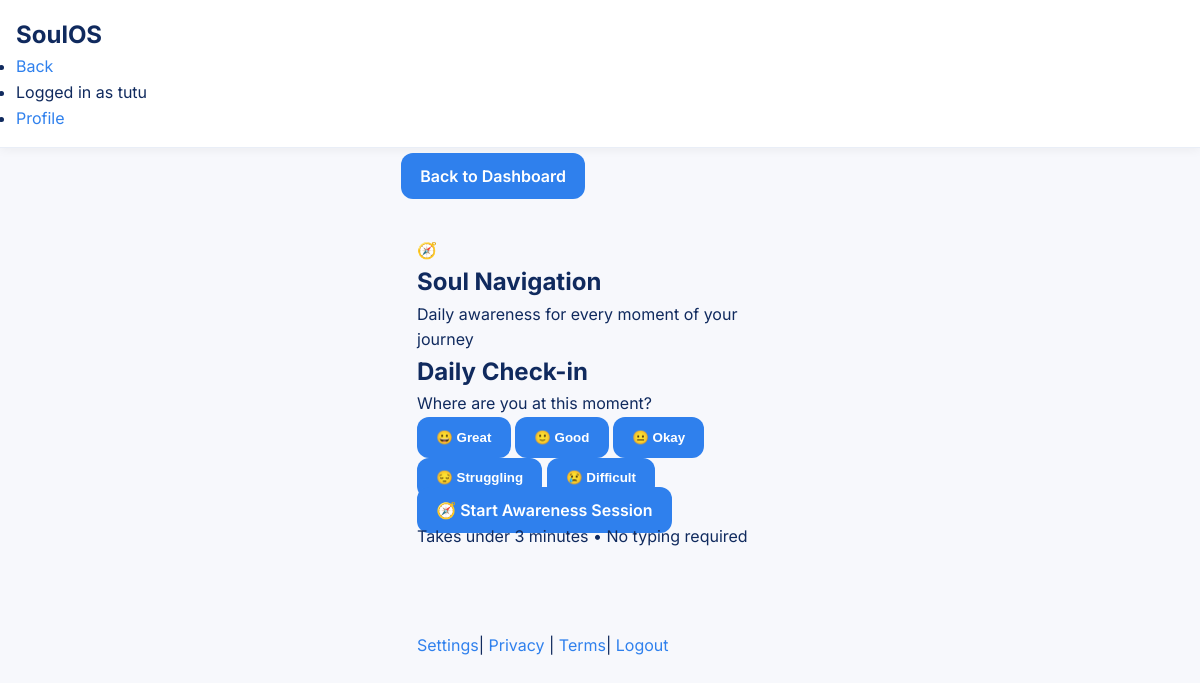
Before: /soul-navigation/ (signed in) with the older database file.
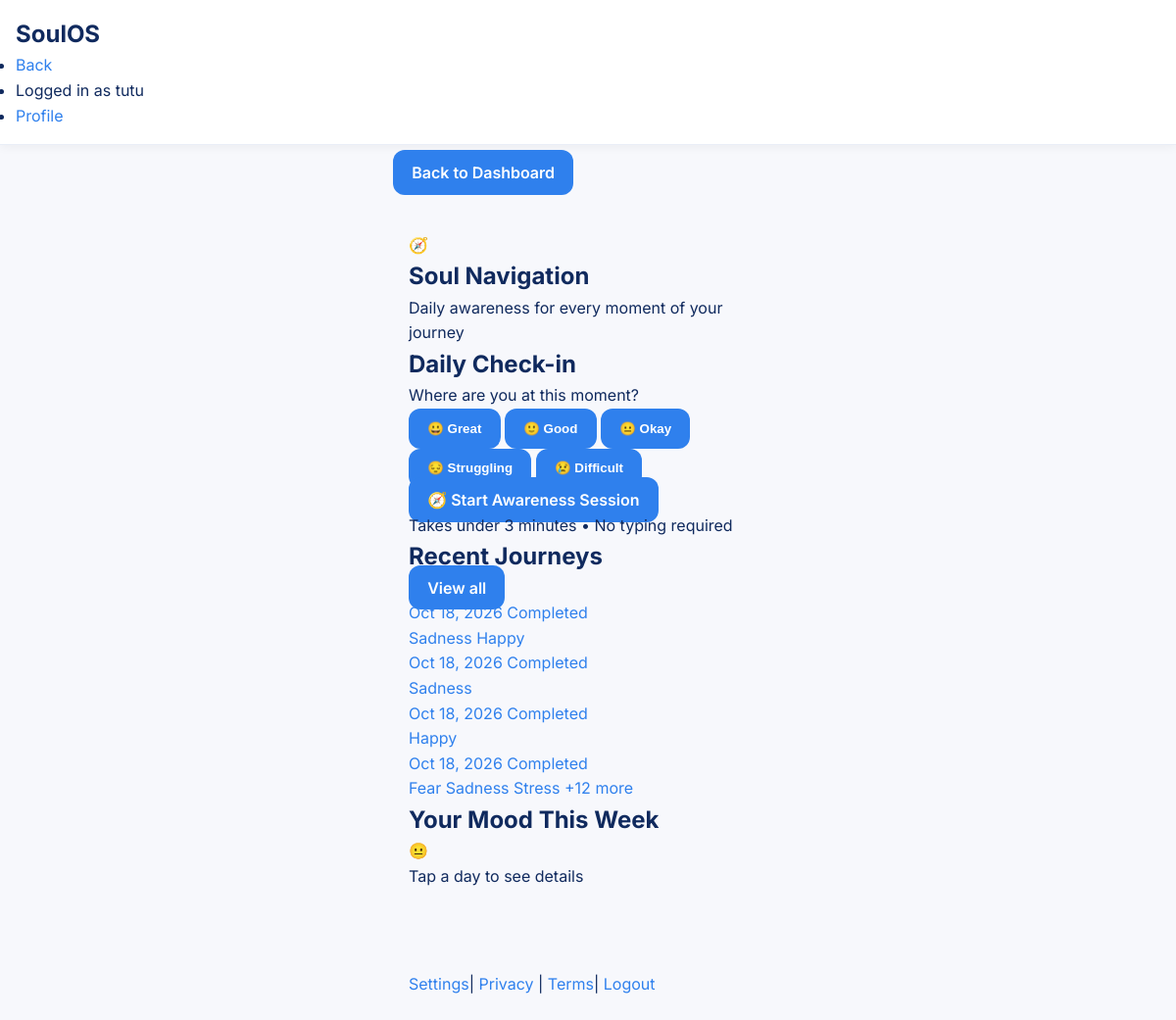
After: the same page with the newer database file.
### soul_navigation/models.py (models this page shows, shortened)
class NavigationSession(models.Model):
    user = models.ForeignKey(
        User, on_delete=models.CASCADE, related_name="navigation_sessions"
    )
    created_at = models.DateTimeField(auto_now_add=True)
    updated_at = models.DateTimeField(auto_now=True)
    completed = models.BooleanField(default=False)
    observed_issues = models.JSONField(
        default=list, blank=True
    )  # List of selected issues
    observed_other = models.TextField(blank=True, default="")
    intensity = models.CharField(
        max_length=20,
        choices=[
            ("mild", "Mild"),
            ("moderate", "Moderate"),
            ("strong", "Strong"),
            ("intense", "Intense"),
            ("very_intense", "Very Intense"),
        ],
        blank=True,
        default="",
    )
    influences = models.JSONField(
        default=list, blank=True
    )  # List of selected influences
    influences_other = models.TextField(blank=True, default="")
    thoughts = models.JSONField(default=list, blank=True)  # List of selected thoughts
    thoughts_other = models.TextField(blank=True, default="")
    selected_reframe = models.CharField(
        max_length=50, blank=True, default=""
    )  # balanced, compassionate, practical, custom
    custom_reframe = models.TextField(blank=True, default="")
    selected_action = models.CharField(max_length=100, blank=True, default="")
    custom_action = models.TextField(blank=True, default="")
    reflection = models.JSONField(
        default=list, blank=True
    )  # List of selected reflections
    reflection_other = models.TextField(blank=True, default="")
    ai_reframes = models.JSONField(
        default=dict, blank=True
    )  # Store AI generated reframes
    class Meta:
        ordering = ["-created_at"]

class DailyMoodCheckin(models.Model):
    user = models.ForeignKey(
        User, on_delete=models.CASCADE, related_name="mood_checkins"
    )
    date = models.DateField()
    mood = models.CharField(
        max_length=20,
        choices=[
            ("great", "Great"),
            ("good", "Good"),
            ("okay", "Okay"),
            ("struggling", "Struggling"),
            ("difficult", "Difficult"),
        ],
    )
    created_at = models.DateTimeField(auto_now_add=True)
    class Meta:
        unique_together = ["user", "date"]
        ordering = ["-date"]

### soul_navigation/views.py (the view)
# urls.py: path("", views.home, name="home"),
@login_required
def home(request):
    today = timezone.now().date()
    checkin = DailyMoodCheckin.objects.filter(user=request.user, date=today).first()
    recent_sessions = NavigationSession.objects.filter(
        user=request.user, completed=True
    )[:5]
    week_ago = today - timezone.timedelta(days=7)
    mood_history = DailyMoodCheckin.objects.filter(
        user=request.user, date__gte=week_ago
    ).order_by("date")
    mood_counts = mood_history.values("mood").annotate(count=Count("mood"))
    context = {
        "checkin": checkin,
        "recent_sessions": recent_sessions,
        "mood_history": mood_history,
        "mood_counts": mood_counts,
    }
    return render(request, "soul_navigation/home.html", context)

### templates/soul_navigation/home.html (shortened to what this page needs)
{% extends "soul_navigation/base.html" %}
{% load static %}
{% block content %}
<div class="sn-layout">
  <header class="sn-header">
    <div class="container">
    </div>
  </header>
  <main class="sn-main" role="main">
    <div class="container">
      <div class="sn-content">
        <div class="sn-home">
          <section class="sn-hero">
            <div class="sn-hero-icon" aria-hidden="true">🧭</div>
             <h1 class="sn-hero-title">Soul Navigation</h1>
             <p class="sn-hero-subtitle">Daily awareness for every moment of your journey</p>
          </section>
           <section class="sn-section sn-checkin-section">
             <h2 class="sn-section-title">Daily Check-in</h2>
             <p class="sn-section-subtitle">Where are you at this moment?</p>
            {% if checkin %}
            <div class="sn-checkin-complete">
              <div class="sn-mood-badge sn-mood-{{ checkin.mood }}">
                {% if checkin.mood == "great" %}😀
                {% elif checkin.mood == "good" %}🙂
                {% elif checkin.mood == "okay" %}😐
                {% elif checkin.mood == "struggling" %}😔
                {% elif checkin.mood == "difficult" %}😢
                {% endif %}
                <span>{{ checkin.get_mood_display }}</span>
              </div>
              <p class="sn-checkin-time">Checked in today</p>
            </div>
            {% else %}
            <form method="post" action="{% url 'soul_navigation:daily_checkin' %}" class="sn-checkin-form">
              <div class="sn-mood-options" role="radiogroup" aria-label="How are you feeling?">
                <button type="submit" name="mood" value="great" class="sn-mood-btn sn-mood-great" role="radio" aria-label="Great">
                  <span class="sn-mood-emoji">😀</span>
                  <span class="sn-mood-label">Great</span>
                </button>
                <button type="submit" name="mood" value="good" class="sn-mood-btn sn-mood-good" role="radio" aria-label="Good">
                  <span class="sn-mood-emoji">🙂</span>
                  <span class="sn-mood-label">Good</span>
                </button>
                <button type="submit" name="mood" value="okay" class="sn-mood-btn sn-mood-okay" role="radio" aria-label="Okay">
                  <span class="sn-mood-emoji">😐</span>
                  <span class="sn-mood-label">Okay</span>
                </button>
                <button type="submit" name="mood" value="struggling" class="sn-mood-btn sn-mood-struggling" role="radio" aria-label="Struggling">
                  <span class="sn-mood-emoji">😔</span>
                  <span class="sn-mood-label">Struggling</span>
                </button>
                <button type="submit" name="mood" value="difficult" class="sn-mood-btn sn-mood-difficult" role="radio" aria-label="Difficult">
                  <span class="sn-mood-emoji">😢</span>
                  <span class="sn-mood-label">Difficult</span>
                </button>
              </div>
            </form>
            {% endif %}
          </section>
          <section class="sn-section">
             <a href="{% url 'soul_navigation:start' %}" class="btn btn-primary btn-lg btn-block">
               <span class="icon icon-lg" aria-hidden="true">🧭</span>
               <span>Start Awareness Session</span>
             </a>
             <p class="sn-btn-hint">Takes under 3 minutes • No typing required</p>
          </section>
          {% if recent_sessions %}
          <section class="sn-section sn-history-section">
            <div class="sn-section-header">
              <h2 class="sn-section-title">Recent Journeys</h2>
              <a href="{% url 'soul_navigation:history' %}" class="btn btn-ghost btn-sm">View all</a>
            </div>
            <div class="sn-session-list">
              {% for session in recent_sessions %}
              <a href="{% url 'soul_navigation:summary' session.id %}" class="sn-session-card">
                <div class="sn-session-meta">
                  <span class="sn-session-date">{{ session.created_at|date:"M d, Y" }}</span>
                  <span class="sn-session-step">Completed</span>
                </div>
                <div class="sn-session-issues">
                  {% for issue in session.observed_issues|slice:":3" %}
                  <span class="sn-issue-chip">{{ issue|capfirst }}</span>
                  {% endfor %}
                  {% if session.observed_issues|length > 3 %}
                  <span class="sn-issue-chip">+{{ session.observed_issues|length|add:"-3" }} more</span>
                  {% endif %}
                </div>
              </a>
              {% endfor %}
            </div>
          </section>
          {% endif %}
          {% if mood_history %}
          <section class="sn-section sn-trend-section">
            <h2 class="sn-section-title">Your Mood This Week</h2>
            <div class="sn-trend-chart" role="img" aria-label="Mood trend over 7 days">
              {% for checkin in mood_history %}
              <div class="sn-trend-day sn-mood-{{ checkin.mood }}" title="{{ checkin.date|date:'M d' }}: {{ checkin.get_mood_display }}">
                {% if checkin.mood == "great" %}😀
                {% elif checkin.mood == "good" %}🙂
                {% elif checkin.mood == "okay" %}😐
                {% elif checkin.mood == "struggling" %}😔
                {% elif checkin.mood == "difficult" %}😢
                {% endif %}
              </div>
              {% endfor %}
            </div>
            <p class="sn-trend-note">Tap a day to see details</p>
          </section>
          {% endif %}
        </div>
      </div>
    </div>
  </main>
</div>
{% endblock %}

### templates/soul_navigation/base.html (shortened to what this page needs)
{% extends "base.html" %}
{% load static %}

### templates/base.html (shortened to what this page needs)
{% load static %}
<!DOCTYPE html>
<html lang="en">
<head>
    <link rel="stylesheet" href="{% static 'css/healing-styles.css' %}">
</head>
<body>
    <header>
        <nav class="navbar">
            <div class="navbar-container">
                <a href="{% if user.is_authenticated %}{% url 'dashboard_app:home' %}{% else %}{% url 'index' %}{% endif %}" class="navbar-brand">SoulOS</a>
                <ul class="navbar-nav">
                    {% if user.is_authenticated %}
                        <li><a href="{% url 'dashboard_app:home' %}">Back</a></li>
                        <li><span>Logged in as {{ user.username }}</span></li>
                        <li><a href="{% url 'profile_app:dashboard' %}">Profile</a></li>
                    {% endif %}
                </ul>
            </div>
        </nav>
    </header>
    <div class="container">
        {% if user.is_authenticated %}
            <a href="{% url 'dashboard_app:home' %}" class="btn back-btn">Back to Dashboard</a>
        {% endif %}
        {% block content %}{% endblock %}
    </div>
    <footer>
        <div class="container">
            {% if user.is_authenticated %}
                <a href="{% url 'settings_app:settings_dashboard' %}">Settings</a>|
                <a href="{% url 'legal:privacy' %}">Privacy</a> |
                <a href="{% url 'legal:terms' %}">Terms</a>|
                <a href="{% url 'logout' %}">Logout</a>
            {% endif %}
        </div>
    </footer>
</body>
</html>

### static/css/healing-styles.css (style rules this page uses)
:root { --bg-primary:#F7F8FC; --bg-secondary:#FFFFFF; --bg-card:#FFFFFF; --text-primary:#102A5E; --text-secondary:#6B7A99; --text-muted:#8A94A6; --accent:#2F80ED; --accent-hover:#233A57; --border:#E9EEF7; --shadow:rgba(0,0,0,.08); --radius:24px; --radius-sm:12px; }
* { margin:0; padding:0; box-sizing:border-box; }
body { background:var(--bg-primary); color:var(--text-primary); font-family:'Inter',sans-serif; line-height:1.6; min-height:100vh; }
.container { max-width:430px; margin:0 auto; padding:16px; }
a { color:var(--accent); text-decoration:none; }
.navbar { background:#fff; padding:16px; border-bottom:1px solid var(--border); box-shadow:0 2px 10px rgba(0,0,0,.05); }
.navbar-brand { font-size:1.5rem; font-weight:700; color:var(--text-primary); }
button, .btn { background:var(--accent); color:#fff; border:none; border-radius:12px; padding:.8rem 1.2rem; font-weight:600; cursor:pointer; }
footer { max-width:430px; margin:20px auto; padding:16px; }

Changed rows visible on the page:
added NavigationSession: created_at "Oct 18, 2026", observed_issues "Sadness" "Happy"
added NavigationSession: created_at "Oct 18, 2026", observed_issues "Sadness"
added NavigationSession: created_at "Oct 18, 2026", observed_issues "Happy"
added NavigationSession: created_at "Oct 18, 2026", observed_issues "Fear" "Sadness" "Stress", observed_issues|length "12"
Other visible differences:
text now shown: "Recent Journeys View all Your Mood This Week Tap a day to see details"
